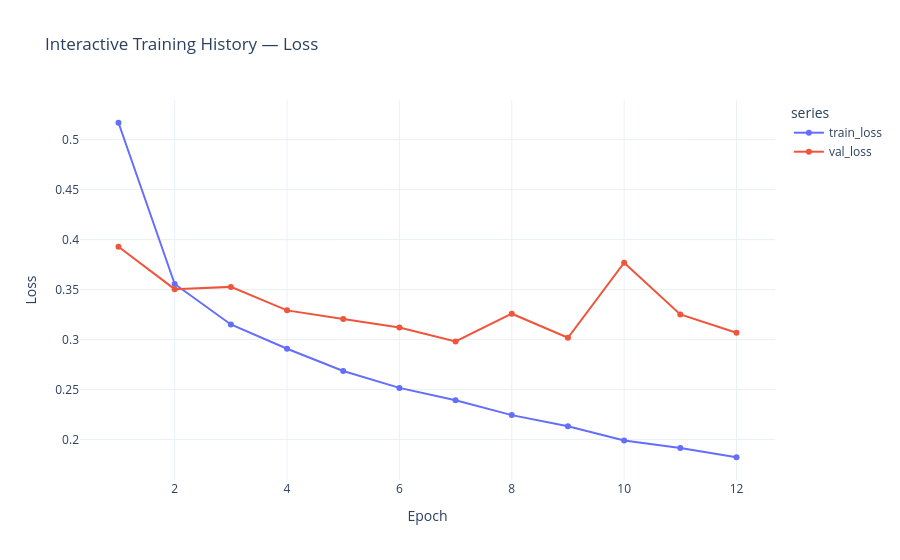

Notebook source saved alongside this figure:
### Code cell
# Interactive training history with Plotly
history_long = history_df.melt(id_vars="epoch", value_vars=["train_loss", "val_loss"],
                               var_name="series", value_name="loss")
fig_history = px.line(history_long, x="epoch", y="loss", color="series", markers=True,
                      title="Interactive Training History — Loss")
fig_history.update_layout(template="plotly_white", xaxis_title="Epoch", yaxis_title="Loss")
fig_history.show()

### Figure 1 — Plotly figure (JSON) as saved in the notebook; plotly's stock layout.template omitted (floating-point values rounded to 4 significant figures)
{"data": [{"hovertemplate": "series=train_loss<br>epoch=%{x}<br>loss=%{y}<extra></extra>", "legendgroup": "train_loss", "line": {"color": "#636efa", "dash": "solid"}, "marker": {"symbol": "circle"}, "mode": "lines+markers", "name": "train_loss", "orientation": "v", "showlegend": true, "type": "scatter", "x": [1, 2, 3, 4, 5, 6, 7, 8, 9, 10, 11, 12], "xaxis": "x", "y": [0.5168, 0.3556, 0.3151, 0.2908, 0.2686, 0.2517, 0.2393, 0.2245, 0.2133, 0.1991, 0.1916, 0.1823], "yaxis": "y"}, {"hovertemplate": "series=val_loss<br>epoch=%{x}<br>loss=%{y}<extra></extra>", "legendgroup": "val_loss", "line": {"color": "#EF553B", "dash": "solid"}, "marker": {"symbol": "circle"}, "mode": "lines+markers", "name": "val_loss", "orientation": "v", "showlegend": true, "type": "scatter", "x": [1, 2, 3, 4, 5, 6, 7, 8, 9, 10, 11, 12], "xaxis": "x", "y": [0.3929, 0.3504, 0.3527, 0.3292, 0.3206, 0.3121, 0.2982, 0.3259, 0.3018, 0.3769, 0.3252, 0.3068], "yaxis": "y"}], "layout": {"legend": {"title": {"text": "series"}, "tracegroupgap": 0}, "title": {"text": "Interactive Training History — Loss"}, "xaxis": {"anchor": "y", "domain": [0, 1], "title": {"text": "Epoch"}}, "yaxis": {"anchor": "x", "domain": [0, 1], "title": {"text": "Loss"}}}}
